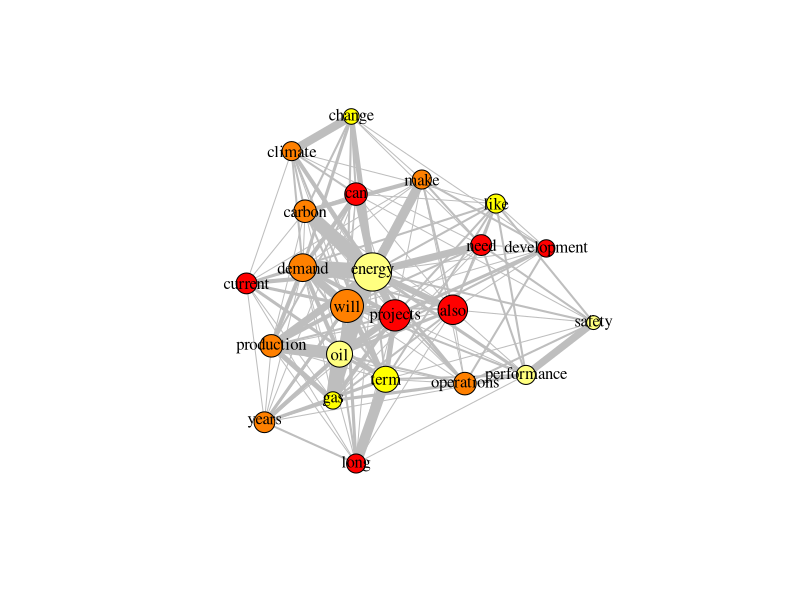
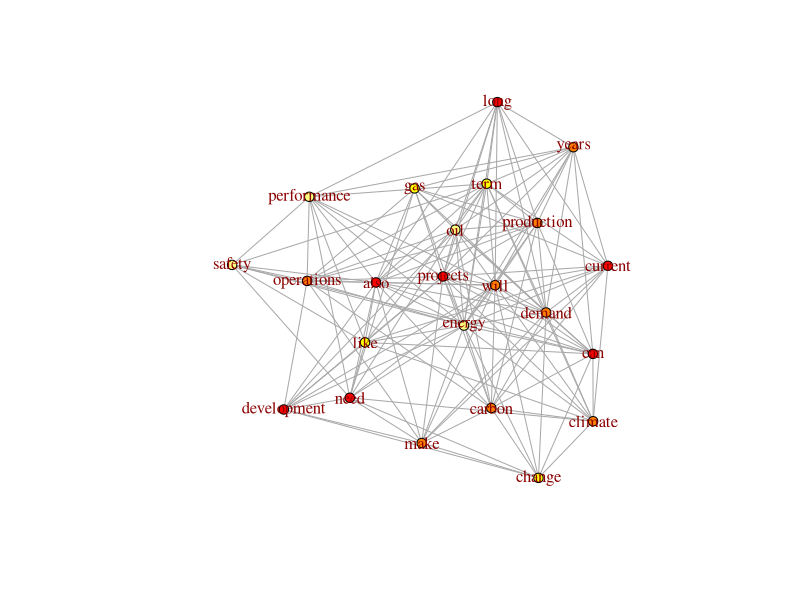

Write R code to recreate these figures, in order.
library(stringr)

fl<-unique(readLines(file('Data/Merged.txt')))
speechdata=unique(paste(fl, collapse=' '))


byyear=list()
splited<-unique(str_split(speechdata,'-----------------------------------')[[1]])[-1]
for(i in splited){
  print(str_split(i,'\\.')[[1]][1])
  index=as.integer(str_extract(i, '\\d{4}'))-2002
  sentences=str_split(i,'\\.')[[1]][-1]
  tryCatch({
    sentences=c(sentences,byyear[[index]])
  },error=function(e){cat("ERROR :",conditionMessage(e), "\n")})
  byyear[[index]]=sentences
}

texts=str_replace_all(byyear[[6]], '[^A-Za-z]+',' ')


library(tm)
library(SnowballC)


cps<-Corpus(VectorSource(texts))


cps <- tm_map(cps, content_transformer(tolower))
cps <- tm_map(cps, content_transformer(removePunctuation))
cps <- tm_map(cps, content_transformer(removeNumbers))
cps <- tm_map(cps, removeWords, stopwords("english"))

tdmt1<-Sys.time()


tdm=TermDocumentMatrix(cps,
                       control=list(weightiing=weightTfIdf,
                                    bounds=list(global=c(floor(length(cps)*0.05), Inf)
                       )))


tdmt2<-Sys.time()
tdmt<-tdmt2-tdmt1
tdmt

mat<-as.matrix(tdm)
mat2<-mat %*% t(mat)

library(igraph)

gra <- graph.adjacency(mat2, weighted=TRUE, mode="undirected")
gra<-simplify(gra)

btw<-betweenness(gra)
btw.score<-round(log(btw)+1)
btw.colors<-rev(heat.colors(max(btw.score)))
V(gra)$color<-btw.colors[btw.score]
V(gra)$size<-degree(gra)


#png(file='minjoo.png',height=1200,width=1600)
#set.seed(1200)

plot.igraph(gra,
            #layout=layout.fruchterman.reingold.grid,
            #main='새누리다 논평 단어 네트워크',
            rescale=T,
            #vertex.frame.color='white',
            vertex.label.color='black',
            vertex.color=V(gra)$color,
            edge.width=E(gra)$weight,
            vertex.size=V(gra)$size,
            edge.color='gray'
            #edge.mode=??
)

#dev.off()



V(gra)$label <- V(gra)$name
V(gra)$degree <- degree(gra)

# plot layout fruchterman.reingold
layout1 <- layout.fruchterman.reingold(gra)
plot(gra, layout=layout1, vertex.size=5, 
     vertex.label.color="darkred")
